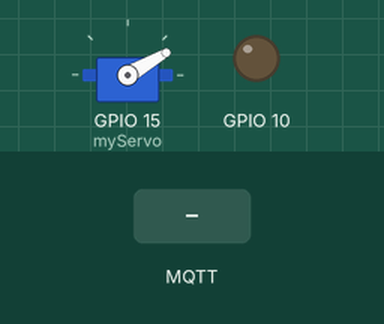
Recording of a sketch running on a simulated ESP8266 (NodeMCU). Parts: servo, output pins drawn as LEDs (lit = HIGH). The test bench sets the inputs (shaded band). WiFi joins after 1.5 s; servers stay silent unless stated; no MQTT or app messages arrive unless stated; what the sketch prints to the serial monitor is not drawn.

Above: at 2.7 s.
2.8 s: MQTT message "power" arrives on the first subscribed topic
At 3.7 s:
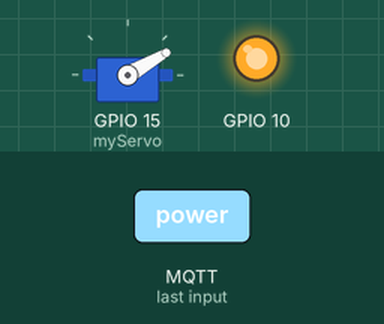
4.3 s: MQTT message "earthquake" arrives on the first subscribed topic
At 4.9 s:
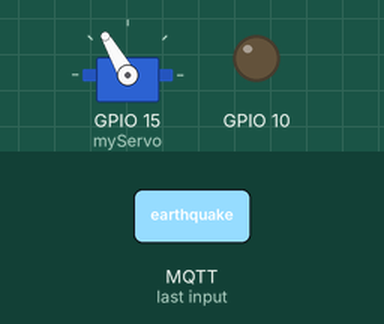
5.8 s: MQTT message "power" arrives on the first subscribed topic
At 7.2 s:
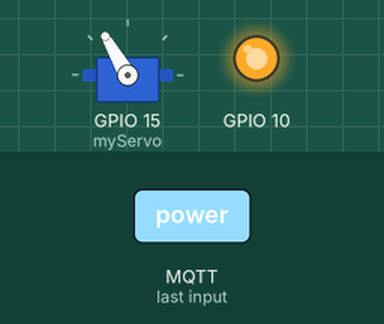
Timing chart, 0 to 8.8 s (numbered marks = the images above; inputs shaded):
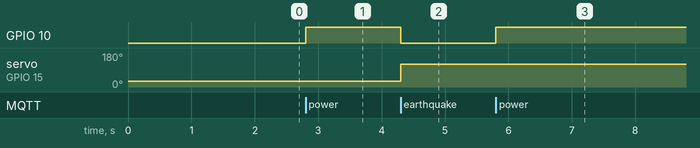

The sketch:

esp8266.ino
```cpp
#include <ESP8266WiFi.h>
#include <PubSubClient.h>
#include <Servo.h> // 伺服馬達

// WiFi 和 MQTT 配置
const char* ssid = "Doludo";
const char* password = "077108100";
const char* mqttServer = "mqtt_broker.mcooest.us.kg";
const int mqttPort = 23419;
const char* mqttUser = "esp8266";
const char* mqttPassword = "8266";

// MQTT 客戶端
WiFiClient espClient;
PubSubClient client(espClient);

// 創建 Servo 實例
Servo myServo;

void setup() {
  // 初始化序列埠
  Serial.begin(115200);
  delay(10);

  // 連接WiFi
  Serial.print("正在連線 WiFi...");
  WiFi.begin(ssid, password);
  while (WiFi.status() != WL_CONNECTED) {
    delay(500);
    Serial.print(".");
  }
  Serial.println("成功連上!");

  // 設置MQTT伺服器
  client.setServer(mqttServer, mqttPort);
  client.setCallback(callback);

  // 連接MQTT伺服器
  connectToMQTT();
  // 初始化伺服馬達，假設連接在 D4 引腳
  myServo.attach(15);// GPIO 02 腳位
  myServo.write(30); // 初始化伺服馬達為 0 度
  //繼電器
  pinMode(10,OUTPUT);
}

void connectToMQTT() {
  while (!client.connected()) {
    Serial.print("正在連線 MQTT...");
    if (client.connect("ESP8266Client", mqttUser, mqttPassword)) {
      Serial.println("成功連上!");
      // 訂閱 /mqtt/app 主題
      client.subscribe("mqtt/app");
    } else {
      Serial.print("錯誤碼, rc=");
      Serial.print(client.state());
      Serial.println(" 5 秒後重來");
      delay(5000);
    }
  }
}

void callback(char* topic, byte* payload, unsigned int length) {
  // 將接收到的 payload 轉成字串
  String receivedMessage = "";
  for (int i = 0; i < length; i++) {
    receivedMessage += (char)payload[i];
  }
  // 如果主題是 /mqtt/app，打印特別提示
  if (String(topic) == "mqtt/app" && receivedMessage == "power") {
    Serial.print("通過認證");
    Serial.print("訊息：");
    Serial.print("[");
    Serial.print(receivedMessage);
    Serial.print("]，來自[");
    Serial.print(topic);
    Serial.println("]路由");
    digitalWrite(10,HIGH);
  }
  else if (String(topic) == "mqtt/app" && receivedMessage == "Door") {
    myServo.write(30); // 轉回 0 度
    Serial.print("通過認證");
    Serial.print("訊息：");
    Serial.print("[");
    Serial.print(receivedMessage);
    Serial.print("]，來自[");
    Serial.print(topic);
    Serial.println("]路由");
  }
  else if (String(topic) == "mqtt/app" && receivedMessage == "earthquake") {
    myServo.write(120); // 轉動到 90 度
    Serial.print("通過認證");
    Serial.print("訊息：");
    Serial.print("[");
    Serial.print(receivedMessage);
    Serial.print("]，來自[");
    Serial.print(topic);
    Serial.println("]路由");
    digitalWrite(10,LOW);
  }
  else {
    Serial.print("認證失敗!!");
    Serial.print("訊息：");
    Serial.print("[");
    Serial.print(receivedMessage);
    Serial.print("]，來自[");
    Serial.print(topic);
    Serial.println("]路由");
  }
}

void loop() {
  // 保持MQTT連接
  if (!client.connected()) {
    connectToMQTT();
  }
  client.loop();

  // 發送測試訊息至 /mqtt/esp8266
  //client.publish("/mqtt/esp8266", "Hello from ESP8266");
  //delay(10000); // 每10秒發送一次
}
```

Measured:
- after the input at 2.8 s, GPIO 10: LOW → HIGH at once
- after the input at 4.3 s, GPIO 10: HIGH → LOW at once; servo on GPIO 15 (myServo): 30° → 120° at once
- after the input at 5.8 s, GPIO 10: LOW → HIGH at once
